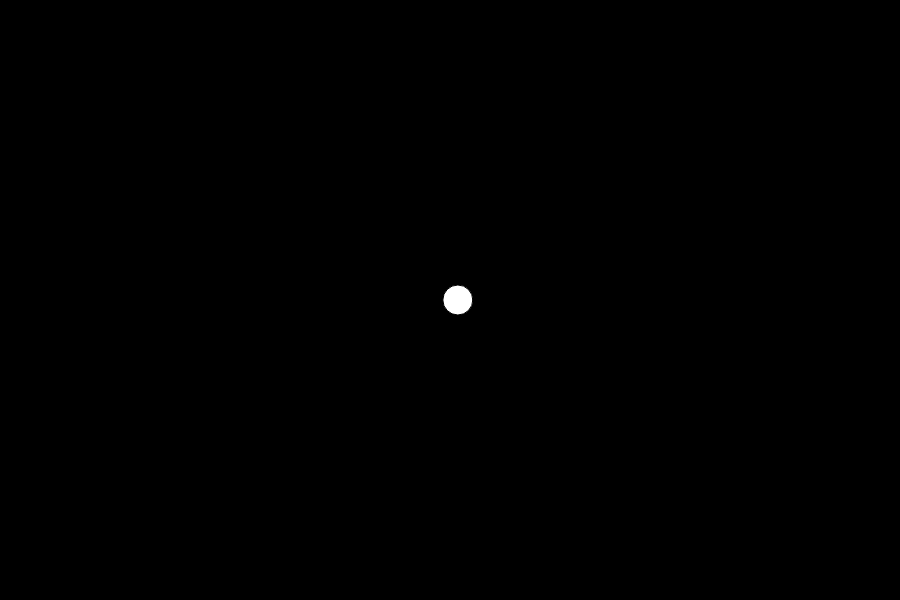
Frame 1 (no input)
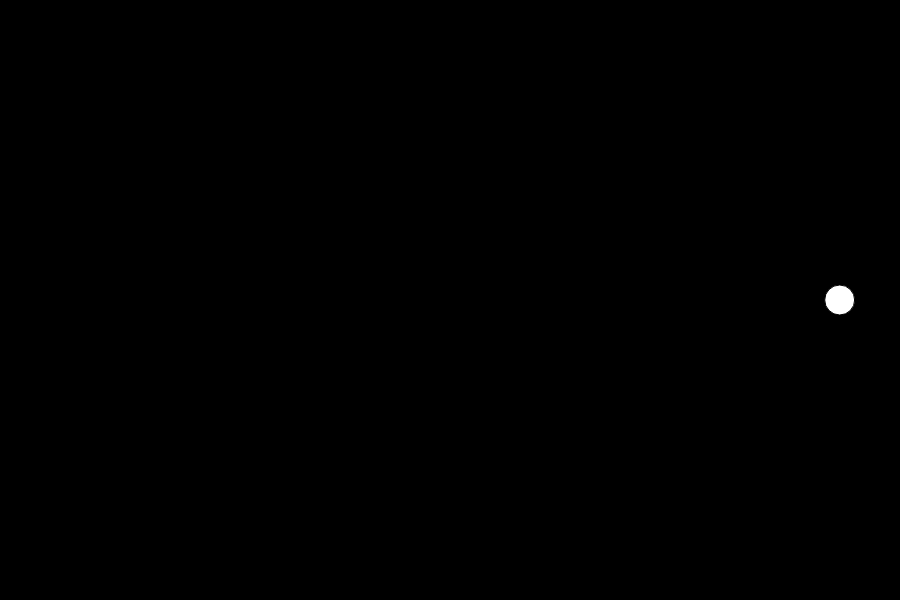
Frame 60 (no input)
Frame 120 (the mouse pressed at the canvas centre since frame 60): identical to frame 60, image omitted

The p5.js sketch that drew these frames (run headless with seeded random() and noise() and a simulated clock; from frame 60 on, the mouse is pressed at the canvas centre):

// p5.js sketch
// ── sketch.js
function setup() {
    createCanvas(900, 600);
    background(0);
    angleMode(DEGREES);
}

function draw() {
    background(0);
    var amp = width / 2;
    var period = 360;
    var phase = 0;
    
    fill(255);
    var locX = sin(360 * frameCount/period + phase) * amp;
    
    translate(width / 2, height / 2);
    ellipse(locX, 0, 30, 30)

}
